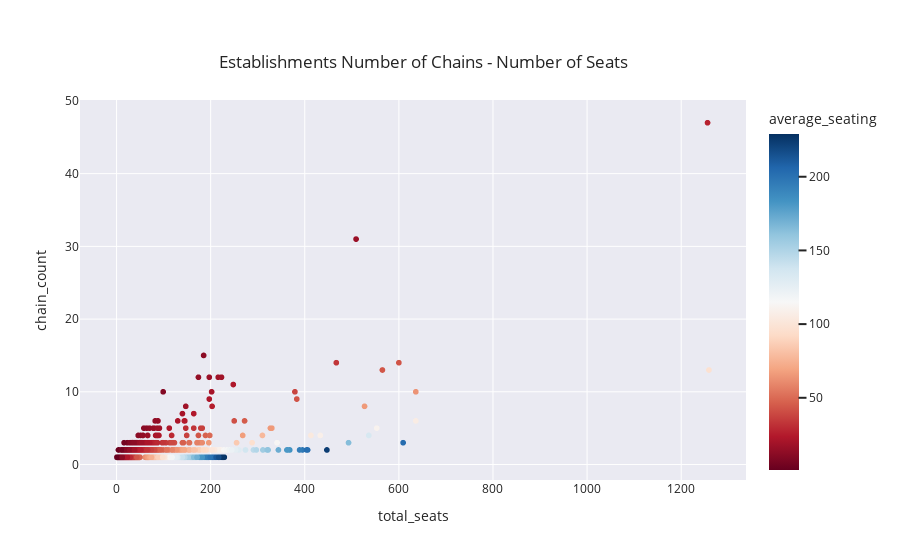

Notebook code cell kept with this figure:
### Code cell
# Plotting the scatter plot
fig = px.scatter(chain_estb, 
                 y = "chain_count",
                 x = "total_seats",
                 title = {'text': "Establishments Number of Chains - Number of Seats",
                          'y':0.9,
                          'x':0.47,
                          'xanchor': 'center',
                          'yanchor': 'top'},
                 color = 'average_seating', 
                 color_continuous_scale = px.colors.sequential.RdBu,
                 template = 'seaborn'
                )

fig.show()

### Figure 1 — Plotly figure (JSON) as saved in the notebook; plotly's stock layout.template omitted (floating-point values rounded to 4 significant figures; data arrays with more than 128 entries replaced by an {"elided": "..."} marker saying what was removed)
{"data": [{"hoverlabel": {"namelength": 0}, "hovertemplate": "total_seats=%{x}<br>chain_count=%{y}<br>average_seating=%{marker.color}", "legendgroup": "", "marker": {"color": {"elided": "2733 float values"}, "coloraxis": "coloraxis", "symbol": "circle"}, "mode": "markers", "name": "", "showlegend": false, "type": "scattergl", "x": {"elided": "2733 int values"}, "xaxis": "x", "y": {"elided": "2733 int values"}, "yaxis": "y"}], "layout": {"coloraxis": {"colorbar": {"title": {"text": "average_seating"}}, "colorscale": [[0, "rgb(103,0,31)"], [0.1, "rgb(178,24,43)"], [0.2, "rgb(214,96,77)"], [0.3, "rgb(244,165,130)"], [0.4, "rgb(253,219,199)"], [0.5, "rgb(247,247,247)"], [0.6, "rgb(209,229,240)"], [0.7, "rgb(146,197,222)"], [0.8, "rgb(67,147,195)"], [0.9, "rgb(33,102,172)"], [1, "rgb(5,48,97)"]]}, "legend": {"tracegroupgap": 0}, "title": {"text": "Establishments Number of Chains - Number of Seats", "x": 0.47, "xanchor": "center", "y": 0.9, "yanchor": "top"}, "xaxis": {"anchor": "y", "domain": [0, 1], "title": {"text": "total_seats"}}, "yaxis": {"anchor": "x", "domain": [0, 1], "title": {"text": "chain_count"}}}}
